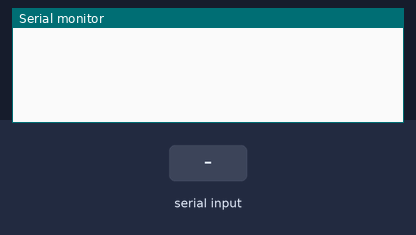
Recording of a sketch running on a simulated Arduino Uno, built with avr-gcc and run on an emulated ATmega328P. On the bench: the last lines printed to the serial monitor. The test bench sets the inputs (shaded band). No radio packets arrive unless stated.

Above: at 1.2 s.
1.3 s: "P" received over Serial
At 2.5 s:
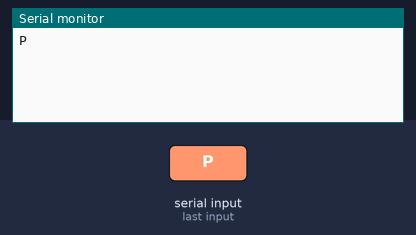
2.8 s: "T" received over Serial
At 3.9 s:
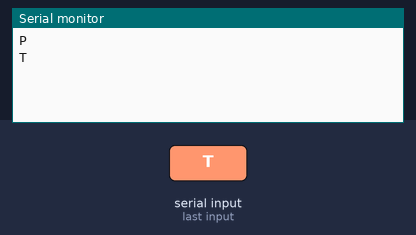
4.3 s: "R" received over Serial
At 5.1 s:
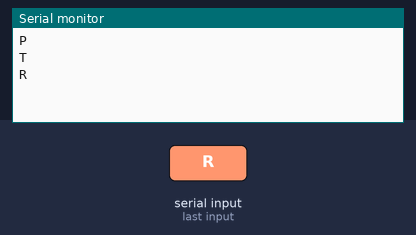
5.8 s: "90,45,200\n" received over Serial
At 6.3 s:
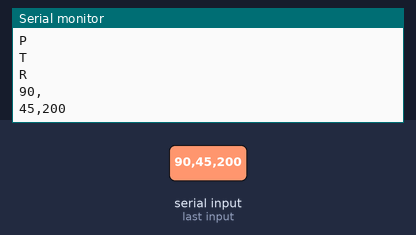
7.3 s: "30,150\n" received over Serial
At 8.5 s:
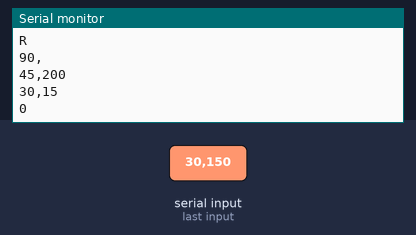
8.8 s: "30,150,10\n" received over Serial
At 9.8 s:
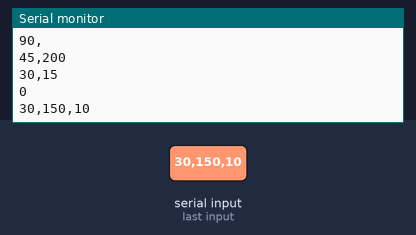

The sketch:

transmitter_ver2.ino
```cpp
#include <SPI.h>
#include <nRF24L01.h>
#include <RF24.h>
//import libraries

const uint64_t pipeOut = 0xE9E8F0F0E1LL;
int dataroll = 127;
int datapitch = 127;
RF24 radio(9, 10);

String serialData; //data sent from computer by python code

struct Signal{
  byte throttle; //controll throttle of plane
  byte right;    //right servo signal
  byte left;     //left servo signal
};
Signal data;

//signal range from 0-255 127 is middle point
void ResetData(){
  data.throttle = 12;
  data.left = 127;
  data.right = 127;
}

void setup() {
  radio.begin();
  Serial.begin(115200);
  Serial.setTimeout(1);
  radio.openWritingPipe(pipeOut);
  radio.setAutoAck(false);
  radio.setDataRate(RF24_250KBPS);
  radio.setPALevel(RF24_PA_HIGH);
  radio.stopListening();
  ResetData(); //set all to initial position
}

void loop() {
  while(!Serial.available());
  serialData = Serial.readString();
    //Serial.print(serialData);
  int throttleval = parseThrottle(serialData);
  int pitchval = parsePitch(serialData);
  int rollval = parseRoll(serialData);

  radio.write(&data, sizeof(Signal));
  Serial.println(serialData);


}


//data is the the structure: TxxxPxxxRxxx
//containing throtttle, pitch and roll data
int parseThrottle(String data){
  data.remove(data.indexOf("P"));
  data.remove(data.indexOf("T"),1);

  return data.toInt();
}

int parsePitch(String data){
  data.remove(data.indexOf("R"));
  data.remove(0, data.indexOf("P")+1);

  return data.toInt();

}

int parseRoll(String data){
  data.remove(0, data.indexOf("R")+1);

  return data.toInt();
}
```

Measured:
- after the input at 1.3 s, the serial monitor: prints a new line at once (image 1)
- after the input at 2.8 s, the serial monitor: prints a new line at once (image 2)
- after the input at 4.3 s, the serial monitor: prints a new line at once (image 3)
- after the input at 5.8 s, the serial monitor: prints a new line at once (image 4)
- after the input at 7.3 s, the serial monitor: prints a new line at once (image 5)
- after the input at 8.8 s, the serial monitor: prints a new line at once (image 6)
